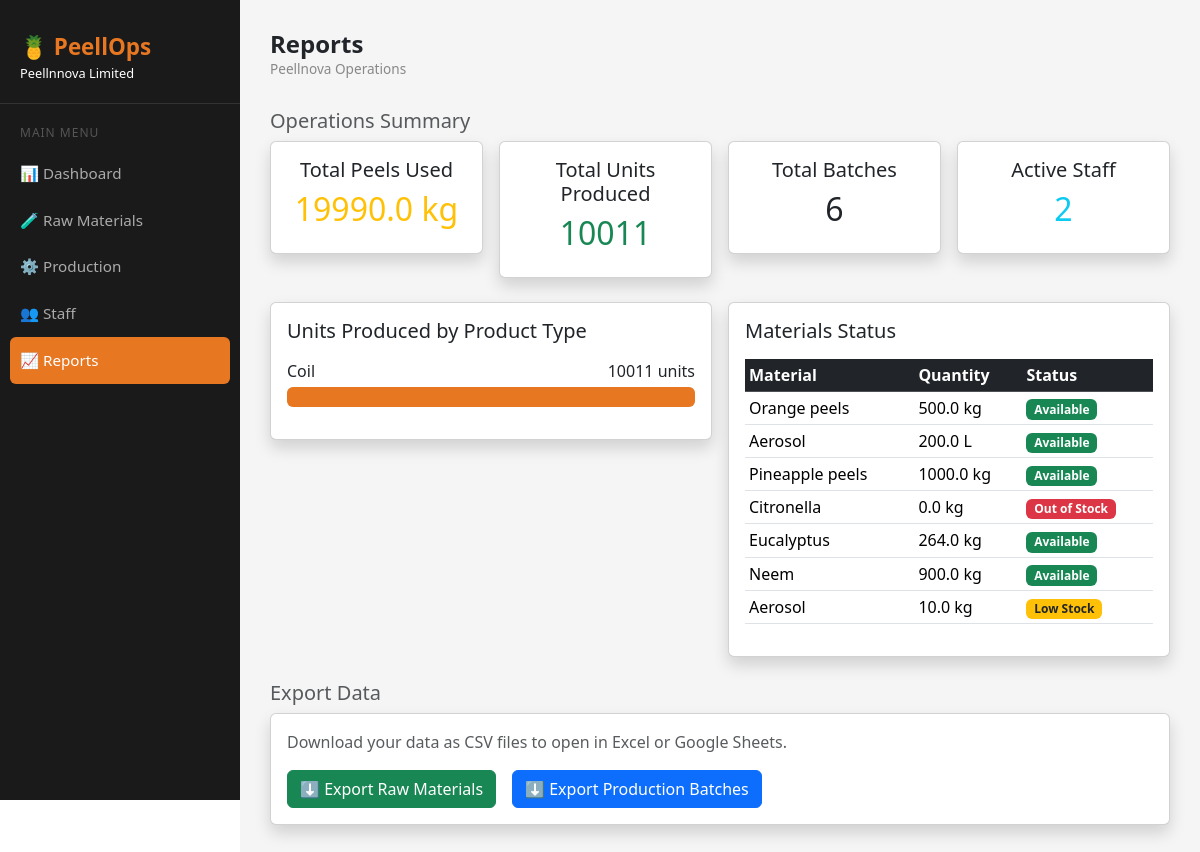
Page /reports on the committed database.
### models.py (models this page shows)
class Production(db.Model):
    id = db.Column(db.Integer, primary_key=True)
    batch_number = db.Column(db.String(50), unique=True, nullable=False)
    product_name = db.Column(db.String(100), nullable=False)
    product_type = db.Column(db.String(50), nullable=False)
    peels_used = db.Column(db.Float, nullable=False)
    quantity_produced = db.Column(db.Integer, nullable=False)
    start_date = db.Column(db.Date, nullable=False)
    end_date = db.Column(db.Date, nullable=False)
    status = db.Column(db.String(50), nullable=False, default='planned')
    progress = db.Column(db.Integer, nullable=False, default=0)
    supervisor = db.Column(db.String(100), nullable=True)
    notes = db.Column(db.Text, nullable=True)
    date_created = db.Column(db.DateTime, default=datetime.utcnow)

class RawMaterial(db.Model):
    id = db.Column(db.Integer, primary_key=True)
    name = db.Column(db.String(100), nullable=False)
    quantity = db.Column(db.Float, nullable=False)
    unit = db.Column(db.String(20), nullable=False, default='kg')
    material_type = db.Column(db.String(100), nullable=False, default='other')
    minimum_stock = db.Column(db.Float, nullable=False, default=10.0)
    supplier = db.Column(db.String(100), nullable=True)
    date_added = db.Column(db.DateTime, default=datetime.utcnow)
    @property
    def status(self):
        if self.quantity <= 0:
            return 'out_of_stock'
        elif self.quantity <= self.minimum_stock:
            return 'low_stock'
        else:
            return 'available'

### routes.py (the view)
@main.route("/reports")
def reports():
    materials = RawMaterial.query.all()
    batches = Production.query.all()
    staff_list = Staff.query.filter_by(is_active=True).all()
    total_peels_used = sum(b.peels_used for b in batches)
    total_units_produced = sum(b.quantity_produced for b in batches)
    batches_by_type = {}
    for b in batches:
        batches_by_type[b.product_type] = batches_by_type.get(b.product_type, 0) + b.quantity_produced
    return render_template(
        "reports.html",
        materials=materials,
        batches=batches,
        staff_list=staff_list,
        total_peels_used=total_peels_used,
        total_units_produced=total_units_produced,
        batches_by_type=batches_by_type
    )

### templates/reports.html (shortened to what this page needs)
{% extends "base.html" %}
{% block page_heading %}Reports{% endblock %}
{% block content %}
    <h5 class="text-muted mb-2">Operations Summary</h5>
    <div class="row g-3 mb-4">
        <div class="col-md-3">
            <div class="card shadow text-center">
                <div class="card-body">
                    <h5 class="card-title">Total Peels Used</h5>
                    <h2 class="text-warning">{{ total_peels_used }} kg</h2>
                </div>
            </div>
        </div>
        <div class="col-md-3">
            <div class="card shadow text-center">
                <div class="card-body">
                    <h5 class="card-title">Total Units Produced</h5>
                    <h2 class="text-success">{{ total_units_produced }}</h2>
                </div>
            </div>
        </div>
        <div class="col-md-3">
            <div class="card shadow text-center">
                <div class="card-body">
                    <h5 class="card-title">Total Batches</h5>
                    <h2>{{ batches | length }}</h2>
                </div>
            </div>
        </div>
        <div class="col-md-3">
            <div class="card shadow text-center">
                <div class="card-body">
                    <h5 class="card-title">Active Staff</h5>
                    <h2 class="text-info">{{ staff_list | length }}</h2>
                </div>
            </div>
        </div>
    </div>
    <div class="row g-3 mb-4">
        <div class="col-md-6">
            <div class="card shadow">
                <div class="card-body">
                    <h5 class="card-title mb-3">Units Produced by Product Type</h5>
                    {% for product_type, qty in batches_by_type.items() %}
                    <div class="mb-3">
                        <div class="d-flex justify-content-between mb-1">
                            <span class="text-capitalize">{{ product_type }}</span>
                            <span>{{ qty }} units</span>
                        </div>
                        <div class="progress" style="height: 20px;">
                            <div class="progress-bar"
                                 style="width: {{ (qty / total_units_produced * 100) | round }}%; background-color: #E87722;"
                                 role="progressbar">
                            </div>
                        </div>
                    </div>
                    {% endfor %}
                </div>
            </div>
        </div>
        <div class="col-md-6">
            <div class="card shadow">
                <div class="card-body">
                    <h5 class="card-title mb-3">Materials Status</h5>
                    <table class="table table-sm">
                        <thead class="table-dark">
                            <tr>
                                <th>Material</th>
                                <th>Quantity</th>
                                <th>Status</th>
                            </tr>
                        </thead>
                        <tbody>
                            {% for m in materials %}
                            <tr>
                                <td>{{ m.name }}</td>
                                <td>{{ m.quantity }} {{ m.unit }}</td>
                                <td>
                                    {% if m.status == "available" %}
                                        <span class="badge bg-success">Available</span>
                                    {% elif m.status == "low_stock" %}
                                        <span class="badge bg-warning text-dark">Low Stock</span>
                                    {% else %}
                                        <span class="badge bg-danger">Out of Stock</span>
                                    {% endif %}
                                </td>
                            </tr>
                            {% endfor %}
                        </tbody>
                    </table>
                </div>
            </div>
        </div>
    </div>
    <h5 class="text-muted mb-2">Export Data</h5>
    <div class="card shadow">
        <div class="card-body">
            <p class="text-muted">Download your data as CSV files to open in Excel or Google Sheets.</p>
            <div class="d-flex gap-3">
                <a href="/export/materials" class="btn btn-success">
                    ⬇ Export Raw Materials
                </a>
                <a href="/export/batches" class="btn btn-primary">
                    ⬇ Export Production Batches
                </a>
            </div>
        </div>
    </div>
{% endblock %}

### templates/base.html (style rules this page uses)
body { min-height: 100vh; }

### rows in the picture
Production: product_type "Coil", qty "10011", {{ (qty / total_units_produced * 100) | round }} 100.0 (drawn)
RawMaterial: name "Orange peels", quantity "500.0", unit "kg", minimum_stock "Available"
RawMaterial: name "Aerosol", quantity "200.0", unit "L", minimum_stock "Available"
RawMaterial: name "Pineapple peels", quantity "1000.0", unit "kg", minimum_stock "Available"
RawMaterial: name "Citronella", quantity "0.0", unit "kg", shows "Out of Stock"
RawMaterial: name "Eucalyptus", quantity "264.0", unit "kg", minimum_stock "Available"
RawMaterial: name "Neem", quantity "900.0", unit "kg", minimum_stock "Available"
RawMaterial: name "Aerosol", quantity "10.0", unit "kg", minimum_stock "Low Stock"

### other values in the picture
{{ total_peels_used }} "19990.0"
{{ total_units_produced }} "10011"
{{ batches | length }} "6"
{{ staff_list | length }} "2"
